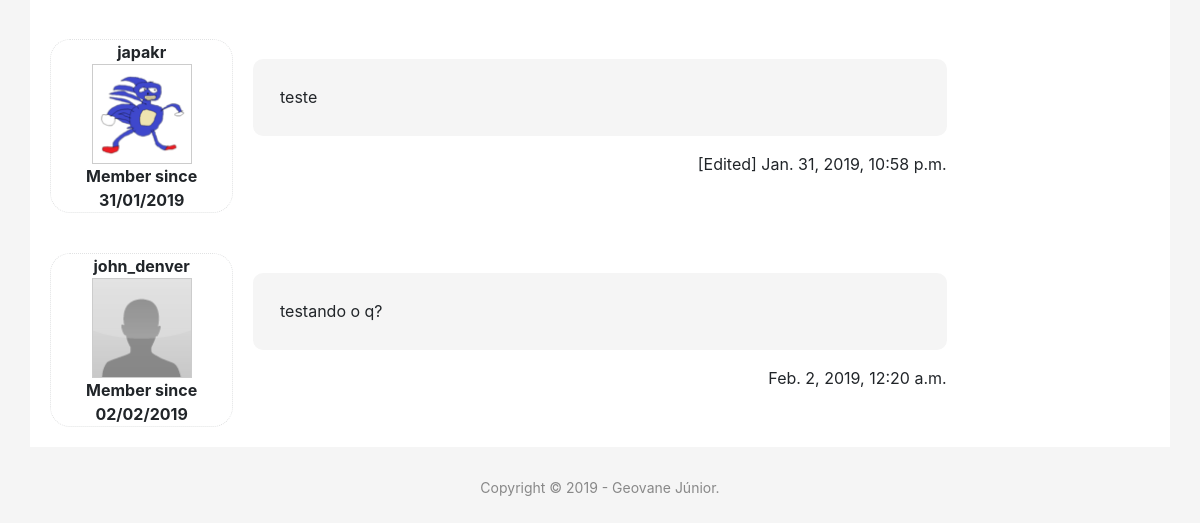
Before: /2/edit/ (signed in, lower part) with the older database file.
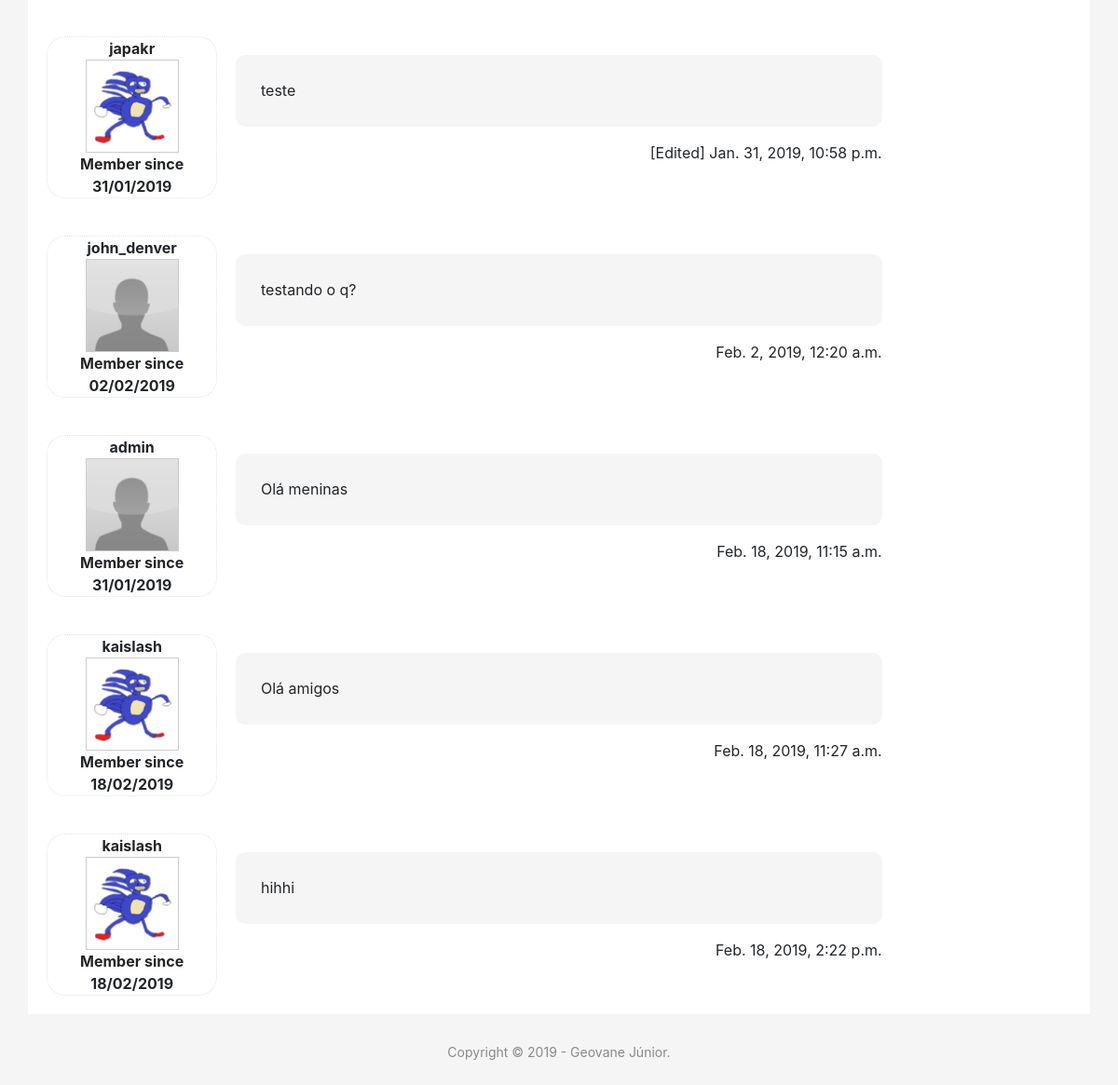
After: the same page with the newer database file.
### forum/models.py (models this page shows)
class Post(models.Model):
    topic = models.ForeignKey(Topic, on_delete=models.CASCADE)
    author = models.ForeignKey(User, on_delete=models.CASCADE)
    text = models.TextField()
    date_added = models.DateTimeField(auto_now_add=True)
    edit_date = models.DateTimeField(blank=True, null=True)
    father = models.ForeignKey("self", on_delete=models.CASCADE, default=None, blank=True, null=True)
    def __str__(self):
        return self.text

### accounts/models.py (models this page shows)
class Profile(models.Model):
    user = models.OneToOneField(User, on_delete=models.CASCADE)
    bio = models.TextField(max_length=500, blank=True)
    pic = models.ImageField(upload_to ='media', default='/media/default.png')

### forum/views.py (the view, shortened to what this page needs)
# urls.py: path('<int:topic_id>/edit/', views.edit_topic, name='edit_topic'),
@login_required
def edit_topic(request, topic_id):
    topic = get_object_or_404(Topic, id=topic_id)
    posts = topic.post_set.order_by('date_added')
    if topic.author != request.user:
        raise Http404
    if request.method != 'POST':
        form = TopicForm(instance=topic)
    return render(request, 'forum/edit_topic.html', {'topic': topic, 'posts': posts, 'form': form})

### forum/templates/forum/edit_topic.html (shortened to what this page needs)
{% extends 'forum/base.html' %}
{% load widget_tweaks %}
{% block content %}
  <div class="container topic">
    <div class="row post">
    </div>
    {% for post in posts %}
      <div class="row post">
        <div class="user-data col-md-2">
          <p>{{ post.author }}</p>
          <img class="profile-image" src="{{ post.author.profile.pic.url }}" alt="">
          <p>Member since {{ post.author.date_joined|date:'d/m/Y' }}</p>
        </div>
        <div class="post-content col-md-8">
          <p class="post-text">
            {{ post }}
          </p>
          <p class="post-date">
            {% if post.edit_date %}
              [Edited] {{ post.edit_date }}
            {% else %}
              {{ post.date_added }}
            {% endif %}
          </p>
        </div>
        <div class="edit-div col-md-2">
        </div>
      </div>
    {% endfor %}
  </div>
{% endblock content %}

Changed rows visible on the page:
added Post: author "admin", author.profile.pic (placeholder picture), author.date_joined "31/01/2019", text "Olá meninas", date_added "Feb. 18, 2019, 11:15 a.m."
added Post: author "kaislash", author.profile.pic (picture), author.date_joined "18/02/2019", text "Olá amigos", date_added "Feb. 18, 2019, 11:27 a.m."
added Post: author "kaislash", author.profile.pic (picture), author.date_joined "18/02/2019", text "hihhi", date_added "Feb. 18, 2019, 2:22 p.m."
